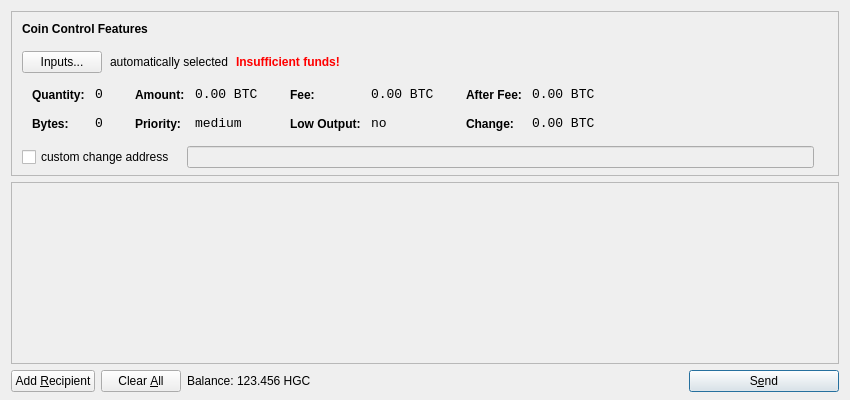
<?xml version="1.0" encoding="UTF-8"?>
<ui version="4.0">
 <class>SendCoinsDialog</class>
 <widget class="QDialog" name="SendCoinsDialog">
  <property name="geometry">
   <rect>
    <x>0</x>
    <y>0</y>
    <width>850</width>
    <height>400</height>
   </rect>
  </property>
  <property name="windowTitle">
   <string>Send Coins</string>
  </property>
  <layout class="QVBoxLayout" name="verticalLayout" stretch="0,1,0">
   <property name="bottomMargin">
    <number>8</number>
   </property>
   <item>
    <widget class="QFrame" name="frameCoinControl">
     <property name="sizePolicy">
      <sizepolicy hsizetype="Expanding" vsizetype="Expanding">
       <horstretch>0</horstretch>
       <verstretch>0</verstretch>
      </sizepolicy>
     </property>
     <property name="maximumSize">
      <size>
       <width>16777215</width>
       <height>16777215</height>
      </size>
     </property>
     <property name="frameShape">
      <enum>QFrame::StyledPanel</enum>
     </property>
     <property name="frameShadow">
      <enum>QFrame::Sunken</enum>
     </property>
     <layout class="QVBoxLayout" name="verticalLayoutCoinControl2">
      <property name="spacing">
       <number>-1</number>
      </property>
      <property name="leftMargin">
       <number>0</number>
      </property>
      <property name="topMargin">
       <number>0</number>
      </property>
      <property name="rightMargin">
       <number>0</number>
      </property>
      <property name="bottomMargin">
       <number>6</number>
      </property>
      <item>
       <layout class="QVBoxLayout" name="verticalLayoutCoinControl" stretch="0,0,0,0,1">
        <property name="spacing">
         <number>0</number>
        </property>
        <property name="leftMargin">
         <number>10</number>
        </property>
        <property name="topMargin">
         <number>10</number>
        </property>
        <item>
         <layout class="QHBoxLayout" name="horizontalLayoutCoinControl1">
          <property name="bottomMargin">
           <number>15</number>
          </property>
          <item>
           <widget class="QLabel" name="labelCoinControlFeatures">
            <property name="sizePolicy">
             <sizepolicy hsizetype="Preferred" vsizetype="Maximum">
              <horstretch>0</horstretch>
              <verstretch>0</verstretch>
             </sizepolicy>
            </property>
            <property name="font">
             <font>
              <weight>75</weight>
              <bold>true</bold>
             </font>
            </property>
            <property name="styleSheet">
             <string notr="true">font-weight:bold;</string>
            </property>
            <property name="text">
             <string>Coin Control Features</string>
            </property>
           </widget>
          </item>
         </layout>
        </item>
        <item>
         <layout class="QHBoxLayout" name="horizontalLayoutCoinControl2" stretch="0,0,0,0">
          <property name="spacing">
           <number>8</number>
          </property>
          <property name="bottomMargin">
           <number>10</number>
          </property>
          <item>
           <widget class="QPushButton" name="pushButtonCoinControl">
            <property name="styleSheet">
             <string notr="true"/>
            </property>
            <property name="text">
             <string>Inputs...</string>
            </property>
           </widget>
          </item>
          <item>
           <widget class="QLabel" name="labelCoinControlAutomaticallySelected">
            <property name="text">
             <string>automatically selected</string>
            </property>
            <property name="margin">
             <number>5</number>
            </property>
           </widget>
          </item>
          <item>
           <widget class="QLabel" name="labelCoinControlInsuffFunds">
            <property name="font">
             <font>
              <weight>75</weight>
              <bold>true</bold>
             </font>
            </property>
            <property name="styleSheet">
             <string notr="true">color:red;font-weight:bold;</string>
            </property>
            <property name="text">
             <string>Insufficient funds!</string>
            </property>
            <property name="margin">
             <number>5</number>
            </property>
           </widget>
          </item>
          <item>
           <spacer name="horizontalSpacerCoinControl">
            <property name="orientation">
             <enum>Qt::Horizontal</enum>
            </property>
            <property name="sizeHint" stdset="0">
             <size>
              <width>40</width>
              <height>1</height>
             </size>
            </property>
           </spacer>
          </item>
         </layout>
        </item>
        <item>
         <widget class="QWidget" name="widgetCoinControl" native="true">
          <property name="sizePolicy">
           <sizepolicy hsizetype="Preferred" vsizetype="Preferred">
            <horstretch>0</horstretch>
            <verstretch>0</verstretch>
           </sizepolicy>
          </property>
          <property name="minimumSize">
           <size>
            <width>0</width>
            <height>0</height>
           </size>
          </property>
          <property name="styleSheet">
           <string notr="true"/>
          </property>
          <layout class="QHBoxLayout" name="horizontalLayoutCoinControl5">
           <property name="margin">
            <number>0</number>
           </property>
           <item>
            <layout class="QHBoxLayout" name="horizontalLayoutCoinControl3" stretch="0,0,0,1">
             <property name="spacing">
              <number>20</number>
             </property>
             <property name="topMargin">
              <number>0</number>
             </property>
             <property name="bottomMargin">
              <number>10</number>
             </property>
             <item>
              <layout class="QFormLayout" name="formLayoutCoinControl1">
               <property name="horizontalSpacing">
                <number>10</number>
               </property>
               <property name="verticalSpacing">
                <number>14</number>
               </property>
               <property name="leftMargin">
                <number>10</number>
               </property>
               <property name="topMargin">
                <number>4</number>
               </property>
               <property name="rightMargin">
                <number>6</number>
               </property>
               <item row="0" column="0">
                <widget class="QLabel" name="labelCoinControlQuantityText">
                 <property name="styleSheet">
                  <string notr="true">font-weight:bold;</string>
                 </property>
                 <property name="text">
                  <string>Quantity:</string>
                 </property>
                 <property name="margin">
                  <number>0</number>
                 </property>
                </widget>
               </item>
               <item row="0" column="1">
                <widget class="QLabel" name="labelCoinControlQuantity">
                 <property name="font">
                  <font>
                   <family>Monospace</family>
                   <pointsize>10</pointsize>
                  </font>
                 </property>
                 <property name="cursor">
                  <cursorShape>IBeamCursor</cursorShape>
                 </property>
                 <property name="contextMenuPolicy">
                  <enum>Qt::ActionsContextMenu</enum>
                 </property>
                 <property name="text">
                  <string notr="true">0</string>
                 </property>
                 <property name="margin">
                  <number>0</number>
                 </property>
                 <property name="textInteractionFlags">
                  <set>Qt::LinksAccessibleByMouse|Qt::TextSelectableByKeyboard|Qt::TextSelectableByMouse</set>
                 </property>
                </widget>
               </item>
               <item row="1" column="0">
                <widget class="QLabel" name="labelCoinControlBytesText">
                 <property name="styleSheet">
                  <string notr="true">font-weight:bold;</string>
                 </property>
                 <property name="text">
                  <string>Bytes:</string>
                 </property>
                </widget>
               </item>
               <item row="1" column="1">
                <widget class="QLabel" name="labelCoinControlBytes">
                 <property name="font">
                  <font>
                   <family>Monospace</family>
                   <pointsize>10</pointsize>
                  </font>
                 </property>
                 <property name="cursor">
                  <cursorShape>IBeamCursor</cursorShape>
                 </property>
                 <property name="contextMenuPolicy">
                  <enum>Qt::ActionsContextMenu</enum>
                 </property>
                 <property name="text">
                  <string notr="true">0</string>
                 </property>
                 <property name="textInteractionFlags">
                  <set>Qt::LinksAccessibleByMouse|Qt::TextSelectableByKeyboard|Qt::TextSelectableByMouse</set>
                 </property>
                </widget>
               </item>
              </layout>
             </item>
             <item>
              <layout class="QFormLayout" name="formLayoutCoinControl2">
               <property name="horizontalSpacing">
                <number>10</number>
               </property>
               <property name="verticalSpacing">
                <number>14</number>
               </property>
               <property name="leftMargin">
                <number>6</number>
               </property>
               <property name="topMargin">
                <number>4</number>
               </property>
               <property name="rightMargin">
                <number>6</number>
               </property>
               <item row="0" column="0">
                <widget class="QLabel" name="labelCoinControlAmountText">
                 <property name="styleSheet">
                  <string notr="true">font-weight:bold;</string>
                 </property>
                 <property name="text">
                  <string>Amount:</string>
                 </property>
                 <property name="margin">
                  <number>0</number>
                 </property>
                </widget>
               </item>
               <item row="0" column="1">
                <widget class="QLabel" name="labelCoinControlAmount">
                 <property name="font">
                  <font>
                   <family>Monospace</family>
                   <pointsize>10</pointsize>
                  </font>
                 </property>
                 <property name="cursor">
                  <cursorShape>IBeamCursor</cursorShape>
                 </property>
                 <property name="contextMenuPolicy">
                  <enum>Qt::ActionsContextMenu</enum>
                 </property>
                 <property name="text">
                  <string notr="true">0.00 BTC</string>
                 </property>
                 <property name="textInteractionFlags">
                  <set>Qt::LinksAccessibleByMouse|Qt::TextSelectableByKeyboard|Qt::TextSelectableByMouse</set>
                 </property>
                </widget>
               </item>
               <item row="1" column="0">
                <widget class="QLabel" name="labelCoinControlPriorityText">
                 <property name="styleSheet">
                  <string notr="true">font-weight:bold;</string>
                 </property>
                 <property name="text">
                  <string>Priority:</string>
                 </property>
                </widget>
               </item>
               <item row="1" column="1">
                <widget class="QLabel" name="labelCoinControlPriority">
                 <property name="font">
                  <font>
                   <family>Monospace</family>
                   <pointsize>10</pointsize>
                  </font>
                 </property>
                 <property name="cursor">
                  <cursorShape>IBeamCursor</cursorShape>
                 </property>
                 <property name="contextMenuPolicy">
                  <enum>Qt::ActionsContextMenu</enum>
                 </property>
                 <property name="text">
                  <string>medium</string>
                 </property>
                 <property name="textInteractionFlags">
                  <set>Qt::LinksAccessibleByMouse|Qt::TextSelectableByKeyboard|Qt::TextSelectableByMouse</set>
                 </property>
                </widget>
               </item>
              </layout>
             </item>
             <item>
              <layout class="QFormLayout" name="formLayoutCoinControl3">
               <property name="horizontalSpacing">
                <number>10</number>
               </property>
               <property name="verticalSpacing">
                <number>14</number>
               </property>
               <property name="leftMargin">
                <number>6</number>
               </property>
               <property name="topMargin">
                <number>4</number>
               </property>
               <property name="rightMargin">
                <number>6</number>
               </property>
               <item row="0" column="0">
                <widget class="QLabel" name="labelCoinControlFeeText">
                 <property name="styleSheet">
                  <string notr="true">font-weight:bold;</string>
                 </property>
                 <property name="text">
                  <string>Fee:</string>
                 </property>
                 <property name="margin">
                  <number>0</number>
                 </property>
                </widget>
               </item>
               <item row="0" column="1">
                <widget class="QLabel" name="labelCoinControlFee">
                 <property name="font">
                  <font>
                   <family>Monospace</family>
                   <pointsize>10</pointsize>
                  </font>
                 </property>
                 <property name="cursor">
                  <cursorShape>IBeamCursor</cursorShape>
                 </property>
                 <property name="contextMenuPolicy">
                  <enum>Qt::ActionsContextMenu</enum>
                 </property>
                 <property name="text">
                  <string notr="true">0.00 BTC</string>
                 </property>
                 <property name="textInteractionFlags">
                  <set>Qt::LinksAccessibleByMouse|Qt::TextSelectableByKeyboard|Qt::TextSelectableByMouse</set>
                 </property>
                </widget>
               </item>
               <item row="1" column="0">
                <widget class="QLabel" name="labelCoinControlLowOutputText">
                 <property name="styleSheet">
                  <string notr="true">font-weight:bold;</string>
                 </property>
                 <property name="text">
                  <string>Low Output:</string>
                 </property>
                </widget>
               </item>
               <item row="1" column="1">
                <widget class="QLabel" name="labelCoinControlLowOutput">
                 <property name="font">
                  <font>
                   <family>Monospace</family>
                   <pointsize>10</pointsize>
                  </font>
                 </property>
                 <property name="cursor">
                  <cursorShape>IBeamCursor</cursorShape>
                 </property>
                 <property name="contextMenuPolicy">
                  <enum>Qt::ActionsContextMenu</enum>
                 </property>
                 <property name="text">
                  <string>no</string>
                 </property>
                 <property name="textInteractionFlags">
                  <set>Qt::LinksAccessibleByMouse|Qt::TextSelectableByKeyboard|Qt::TextSelectableByMouse</set>
                 </property>
                </widget>
               </item>
              </layout>
             </item>
             <item>
              <layout class="QFormLayout" name="formLayoutCoinControl4">
               <property name="horizontalSpacing">
                <number>10</number>
               </property>
               <property name="verticalSpacing">
                <number>14</number>
               </property>
               <property name="leftMargin">
                <number>6</number>
               </property>
               <property name="topMargin">
                <number>4</number>
               </property>
               <property name="rightMargin">
                <number>6</number>
               </property>
               <item row="0" column="0">
                <widget class="QLabel" name="labelCoinControlAfterFeeText">
                 <property name="styleSheet">
                  <string notr="true">font-weight:bold;</string>
                 </property>
                 <property name="text">
                  <string>After Fee:</string>
                 </property>
                 <property name="margin">
                  <number>0</number>
                 </property>
                </widget>
               </item>
               <item row="0" column="1">
                <widget class="QLabel" name="labelCoinControlAfterFee">
                 <property name="font">
                  <font>
                   <family>Monospace</family>
                   <pointsize>10</pointsize>
                  </font>
                 </property>
                 <property name="cursor">
                  <cursorShape>IBeamCursor</cursorShape>
                 </property>
                 <property name="contextMenuPolicy">
                  <enum>Qt::ActionsContextMenu</enum>
                 </property>
                 <property name="text">
                  <string notr="true">0.00 BTC</string>
                 </property>
                 <property name="textInteractionFlags">
                  <set>Qt::LinksAccessibleByMouse|Qt::TextSelectableByKeyboard|Qt::TextSelectableByMouse</set>
                 </property>
                </widget>
               </item>
               <item row="1" column="0">
                <widget class="QLabel" name="labelCoinControlChangeText">
                 <property name="styleSheet">
                  <string notr="true">font-weight:bold;</string>
                 </property>
                 <property name="text">
                  <string>Change:</string>
                 </property>
                </widget>
               </item>
               <item row="1" column="1">
                <widget class="QLabel" name="labelCoinControlChange">
                 <property name="font">
                  <font>
                   <family>Monospace</family>
                   <pointsize>10</pointsize>
                  </font>
                 </property>
                 <property name="cursor">
                  <cursorShape>IBeamCursor</cursorShape>
                 </property>
                 <property name="contextMenuPolicy">
                  <enum>Qt::ActionsContextMenu</enum>
                 </property>
                 <property name="text">
                  <string notr="true">0.00 BTC</string>
                 </property>
                 <property name="textInteractionFlags">
                  <set>Qt::LinksAccessibleByMouse|Qt::TextSelectableByKeyboard|Qt::TextSelectableByMouse</set>
                 </property>
                </widget>
               </item>
              </layout>
             </item>
            </layout>
           </item>
          </layout>
         </widget>
        </item>
        <item>
         <layout class="QHBoxLayout" name="horizontalLayoutCoinControl4" stretch="0,0,0">
          <property name="spacing">
           <number>12</number>
          </property>
          <property name="sizeConstraint">
           <enum>QLayout::SetDefaultConstraint</enum>
          </property>
          <property name="topMargin">
           <number>5</number>
          </property>
          <property name="rightMargin">
           <number>5</number>
          </property>
          <item>
           <widget class="QCheckBox" name="checkBoxCoinControlChange">
            <property name="text">
             <string>custom change address</string>
            </property>
           </widget>
          </item>
          <item>
           <widget class="QLineEdit" name="lineEditCoinControlChange">
            <property name="enabled">
             <bool>false</bool>
            </property>
            <property name="sizePolicy">
             <sizepolicy hsizetype="Expanding" vsizetype="Fixed">
              <horstretch>0</horstretch>
              <verstretch>0</verstretch>
             </sizepolicy>
            </property>
           </widget>
          </item>
          <item>
           <widget class="QLabel" name="labelCoinControlChangeLabel">
            <property name="sizePolicy">
             <sizepolicy hsizetype="Preferred" vsizetype="Expanding">
              <horstretch>0</horstretch>
              <verstretch>0</verstretch>
             </sizepolicy>
            </property>
            <property name="minimumSize">
             <size>
              <width>0</width>
              <height>0</height>
             </size>
            </property>
            <property name="text">
             <string/>
            </property>
            <property name="margin">
             <number>3</number>
            </property>
           </widget>
          </item>
         </layout>
        </item>
        <item>
         <spacer name="verticalSpacerCoinControl">
          <property name="orientation">
           <enum>Qt::Vertical</enum>
          </property>
          <property name="sizeHint" stdset="0">
           <size>
            <width>800</width>
            <height>1</height>
           </size>
          </property>
         </spacer>
        </item>
       </layout>
      </item>
     </layout>
    </widget>
   </item>
   <item>
    <widget class="QScrollArea" name="scrollArea">
     <property name="widgetResizable">
      <bool>true</bool>
     </property>
     <widget class="QWidget" name="scrollAreaWidgetContents">
      <property name="geometry">
       <rect>
        <x>0</x>
        <y>0</y>
        <width>830</width>
        <height>165</height>
       </rect>
      </property>
      <layout class="QVBoxLayout" name="verticalLayout_2">
       <property name="margin">
        <number>0</number>
       </property>
       <item>
        <layout class="QVBoxLayout" name="entries">
         <property name="spacing">
          <number>6</number>
         </property>
        </layout>
       </item>
       <item>
        <spacer name="verticalSpacer">
         <property name="orientation">
          <enum>Qt::Vertical</enum>
         </property>
         <property name="sizeHint" stdset="0">
          <size>
           <width>20</width>
           <height>40</height>
          </size>
         </property>
        </spacer>
       </item>
      </layout>
     </widget>
    </widget>
   </item>
   <item>
    <layout class="QHBoxLayout" name="horizontalLayout">
     <item>
      <widget class="QPushButton" name="addButton">
       <property name="toolTip">
        <string>Send to multiple recipients at once</string>
       </property>
       <property name="text">
        <string>Add &amp;Recipient</string>
       </property>
       <property name="icon">
        <iconset resource="../bitcoin.qrc">
         <normaloff>:/icons/add</normaloff>:/icons/add</iconset>
       </property>
       <property name="autoDefault">
        <bool>false</bool>
       </property>
      </widget>
     </item>
     <item>
      <widget class="QPushButton" name="clearButton">
       <property name="sizePolicy">
        <sizepolicy hsizetype="Minimum" vsizetype="Fixed">
         <horstretch>0</horstretch>
         <verstretch>0</verstretch>
        </sizepolicy>
       </property>
       <property name="toolTip">
        <string>Remove all transaction fields</string>
       </property>
       <property name="text">
        <string>Clear &amp;All</string>
       </property>
       <property name="icon">
        <iconset resource="../bitcoin.qrc">
         <normaloff>:/icons/remove</normaloff>:/icons/remove</iconset>
       </property>
       <property name="autoRepeatDelay">
        <number>300</number>
       </property>
       <property name="autoDefault">
        <bool>false</bool>
       </property>
      </widget>
     </item>
     <item>
      <layout class="QHBoxLayout" name="horizontalLayout_2">
       <property name="spacing">
        <number>3</number>
       </property>
       <item>
        <widget class="QLabel" name="label">
         <property name="text">
          <string>Balance:</string>
         </property>
        </widget>
       </item>
       <item>
        <widget class="QLabel" name="labelBalance">
         <property name="cursor">
          <cursorShape>IBeamCursor</cursorShape>
         </property>
         <property name="text">
          <string>123.456 HGC</string>
         </property>
         <property name="textInteractionFlags">
          <set>Qt::LinksAccessibleByMouse|Qt::TextSelectableByKeyboard|Qt::TextSelectableByMouse</set>
         </property>
        </widget>
       </item>
      </layout>
     </item>
     <item>
      <spacer name="horizontalSpacer">
       <property name="orientation">
        <enum>Qt::Horizontal</enum>
       </property>
       <property name="sizeHint" stdset="0">
        <size>
         <width>40</width>
         <height>20</height>
        </size>
       </property>
      </spacer>
     </item>
     <item>
      <widget class="QPushButton" name="sendButton">
       <property name="minimumSize">
        <size>
         <width>150</width>
         <height>0</height>
        </size>
       </property>
       <property name="toolTip">
        <string>Confirm the send action</string>
       </property>
       <property name="text">
        <string>S&amp;end</string>
       </property>
       <property name="icon">
        <iconset resource="../bitcoin.qrc">
         <normaloff>:/icons/send</normaloff>:/icons/send</iconset>
       </property>
       <property name="default">
        <bool>true</bool>
       </property>
      </widget>
     </item>
    </layout>
   </item>
  </layout>
 </widget>
 <resources>
  <include location="../bitcoin.qrc"/>
 </resources>
 <connections/>
</ui>
